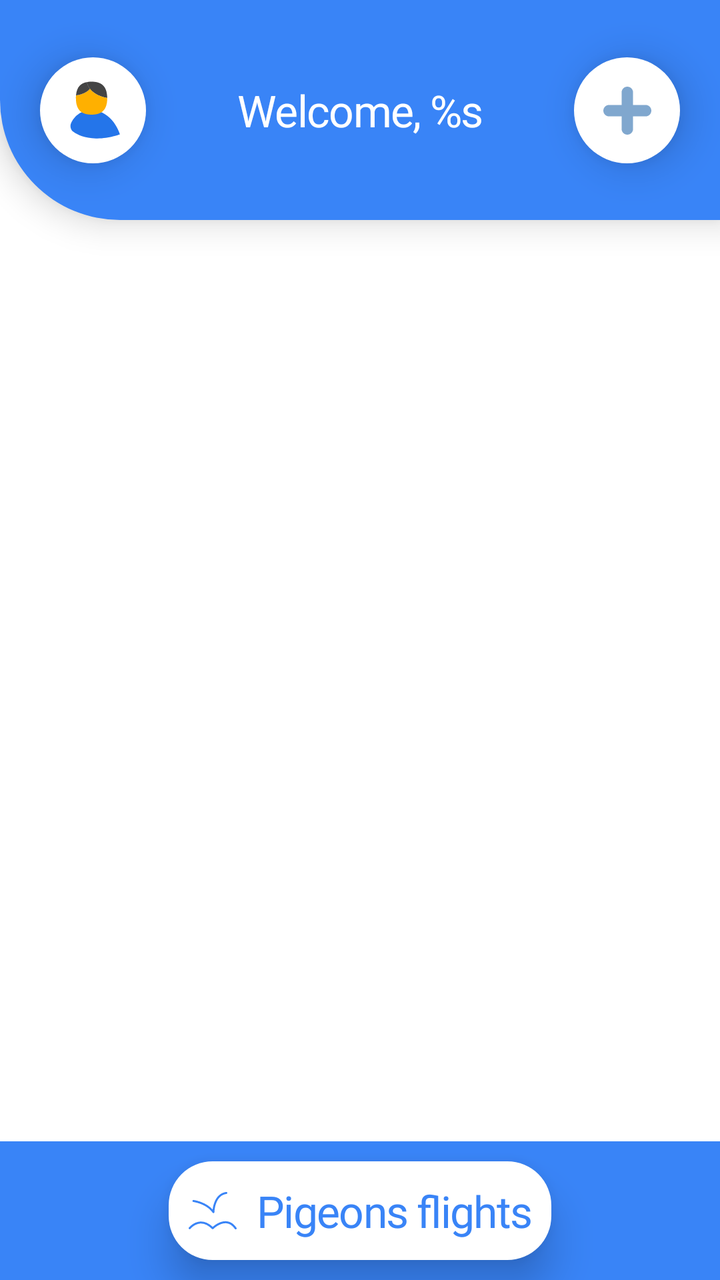
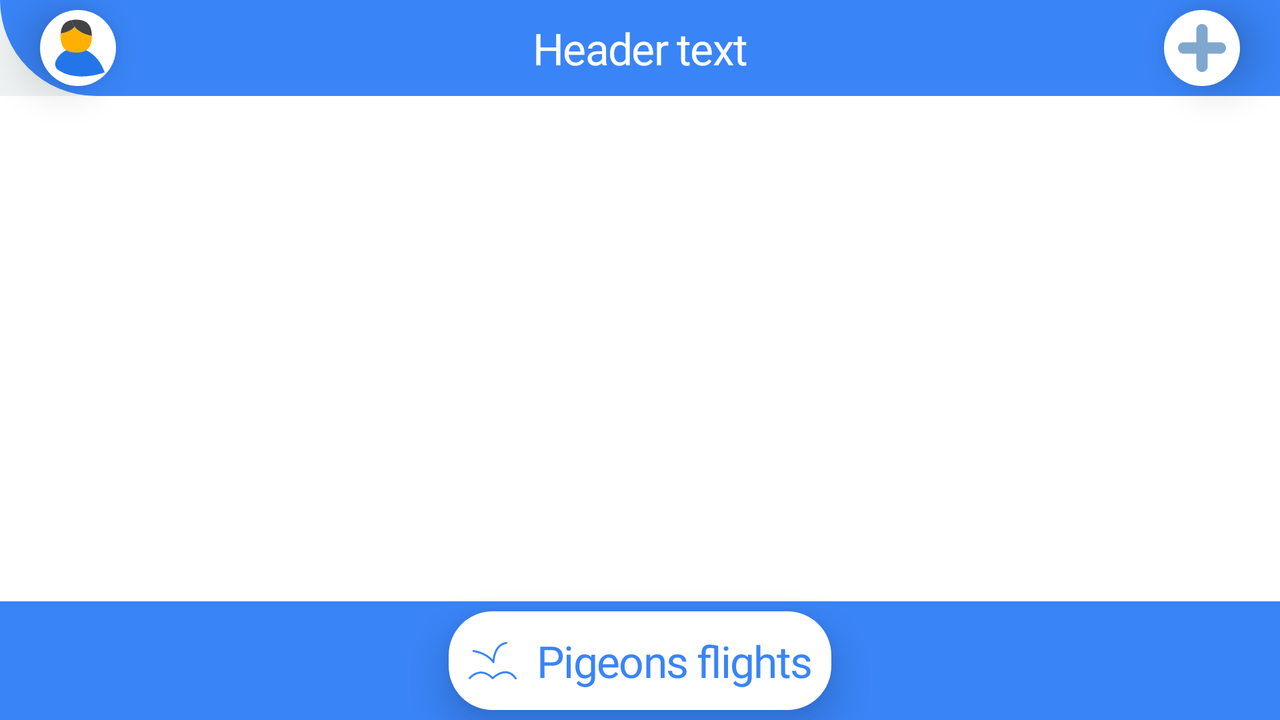

An Android layout and its configuration variant, each rendered on a device that would load it. The default file and the variant file are quoted in full after the pictures.
<!-- AndroidManifest.xml: application theme Theme.CarrierPigeonAndroid.NoActionBar -->
<!-- res/layout/fragment_main.xml -->
<?xml version="1.0" encoding="utf-8"?>
<androidx.constraintlayout.widget.ConstraintLayout xmlns:android="http://schemas.android.com/apk/res/android"
    xmlns:app="http://schemas.android.com/apk/res-auto"
    xmlns:tools="http://schemas.android.com/tools"
    android:layout_width="match_parent"
    android:layout_height="match_parent"
    android:background="@color/white">

    <ImageButton
        android:id="@+id/profile_btn"
        android:layout_width="@dimen/space_53"
        android:layout_height="@dimen/space_53"
        android:layout_marginStart="@dimen/space_20"
        android:background="@drawable/bg_round_white_ripple"
        android:contentDescription="@null"
        android:paddingStart="@dimen/space_5"
        android:src="@drawable/ic_profile"
        android:translationZ="@dimen/space_12"
        app:layout_constraintBottom_toBottomOf="@id/welcome_label"
        app:layout_constraintStart_toStartOf="parent"
        app:layout_constraintTop_toTopOf="parent"
        tools:ignore="RtlSymmetry" />

    <ImageButton
        android:id="@+id/add_button"
        android:layout_width="@dimen/space_53"
        android:layout_height="@dimen/space_53"
        android:layout_marginEnd="@dimen/space_20"
        android:background="@drawable/bg_round_white_ripple"
        android:contentDescription="@null"
        android:src="@drawable/ic_add"
        android:translationZ="@dimen/space_12"
        app:layout_constraintBottom_toBottomOf="@id/welcome_label"
        app:layout_constraintEnd_toEndOf="parent"
        app:layout_constraintTop_toTopOf="parent" />

    <TextView
        android:id="@+id/welcome_label"
        style="@style/SubTitleLabel"
        android:layout_width="match_parent"
        android:layout_height="@dimen/space_110"
        android:background="@drawable/bg_top_view_profiles"
        android:gravity="center"
        android:paddingHorizontal="@dimen/space_73"
        android:text="@string/welcome_comma_first_name_of_user"
        android:translationZ="@dimen/space_10"
        app:layout_constraintEnd_toEndOf="parent"
        app:layout_constraintStart_toStartOf="parent"
        app:layout_constraintTop_toTopOf="parent" />

    <com.google.android.material.tabs.TabLayout
        android:id="@+id/tabLayout"
        android:layout_width="0dp"
        android:layout_height="wrap_content"
        android:paddingVertical="@dimen/space_5"
        app:layout_constraintEnd_toEndOf="parent"
        app:layout_constraintStart_toStartOf="parent"
        app:layout_constraintTop_toBottomOf="@id/welcome_label"
        app:tabIndicator="@drawable/rounded_light_blue_button"
        app:tabIndicatorAnimationMode="elastic"
        app:tabIndicatorColor="@color/light_blue"
        app:tabIndicatorFullWidth="false"
        app:tabIndicatorHeight="@dimen/space_3"
        app:tabRippleColor="@null"
        app:tabSelectedTextColor="@color/light_blue"
        app:tabTextAppearance="@style/tab_text"
        app:tabTextColor="@color/gray" />

    <androidx.viewpager2.widget.ViewPager2
        android:id="@+id/viewPager"
        android:layout_width="match_parent"
        android:layout_height="0dp"
        android:layout_gravity="bottom"
        app:layout_constraintBottom_toTopOf="@id/footer_textview"
        app:layout_constraintEnd_toEndOf="parent"
        app:layout_constraintStart_toStartOf="parent"
        app:layout_constraintTop_toBottomOf="@id/tabLayout" />

    <Button
        android:id="@+id/pigeons_flights_btn"
        style="@style/SubTitleLabel"
        android:layout_width="wrap_content"
        android:layout_height="wrap_content"
        android:background="@drawable/rounded_white_button"
        android:drawableStart="@drawable/ic_pigeons"
        android:drawablePadding="@dimen/space_10"
        android:gravity="center"
        android:padding="@dimen/space_10"
        android:text="@string/pigeons_flights"
        android:textAllCaps="false"
        android:textColor="@color/light_blue"
        android:translationZ="@dimen/space_10"
        app:layout_constraintBottom_toBottomOf="@id/footer_textview"
        app:layout_constraintEnd_toEndOf="parent"
        app:layout_constraintStart_toStartOf="parent"
        app:layout_constraintTop_toTopOf="@id/footer_textview" />

    <TextView
        android:id="@+id/footer_textview"
        style="@style/SubTitleLabel"
        android:layout_width="match_parent"
        android:layout_height="wrap_content"
        android:background="@drawable/bg_bottom_view_profiles"
        android:gravity="center"
        android:paddingTop="@dimen/space_20"
        android:paddingBottom="@dimen/space_20"
        app:layout_constraintBottom_toBottomOf="parent"
        app:layout_constraintEnd_toEndOf="parent"
        app:layout_constraintStart_toStartOf="parent" />
</androidx.constraintlayout.widget.ConstraintLayout>
<!-- resources referenced by this layout -->
<resources>
  <color name="gray">#80A7CE</color>
  <color name="light_blue">#3984F7</color>
  <color name="white">#FFFFFFFF</color>
  <dimen name="space_10">10dp</dimen>
  <dimen name="space_110">110dp</dimen>
  <dimen name="space_12">12dp</dimen>
  <dimen name="space_20">20dp</dimen>
  <dimen name="space_3">3dp</dimen>
  <dimen name="space_5">5dp</dimen>
  <dimen name="space_53">53dp</dimen>
  <dimen name="space_73">73dp</dimen>
  <!-- drawable bg_bottom_view_profiles (drawable) -->
  <?xml version="1.0" encoding="UTF-8"?>
  <shape xmlns:android="http://schemas.android.com/apk/res/android">
      <solid android:color="@color/light_blue"/>
  </shape>
  <!-- drawable bg_round_white_ripple (drawable-v24) -->
  <?xml version="1.0" encoding="utf-8"?>
  <ripple xmlns:android="http://schemas.android.com/apk/res/android"
      android:color="?colorControlHighlight">
      <item>
          <shape android:shape="oval">
              <solid android:color="@color/white" />
          </shape>
      </item>
  </ripple>
  <!-- drawable bg_top_view_profiles (drawable) -->
  <?xml version="1.0" encoding="UTF-8"?>
  <shape xmlns:android="http://schemas.android.com/apk/res/android">
      <solid android:color="@color/light_blue"/>
      <corners android:bottomLeftRadius="60dp"/>
  </shape>
  <!-- drawable ic_add (drawable) -->
  <vector xmlns:android="http://schemas.android.com/apk/res/android"
      android:width="24dp"
      android:height="24dp"
      android:viewportWidth="42"
      android:viewportHeight="42">
      <path
          android:fillColor="@color/gray"
          android:pathData="M37.059,16H26V4.941C26,2.224 23.718,0 21,0s-5,2.224 -5,4.941V16H4.941C2.224,16 0,18.282 0,21s2.224,5 4.941,5H16v11.059C16,39.776 18.282,42 21,42s5,-2.224 5,-4.941V26h11.059C39.776,26 42,23.718 42,21S39.776,16 37.059,16z" />
  </vector>
  <!-- drawable rounded_light_blue_button (drawable) -->
  <?xml version="1.0" encoding="utf-8"?>
  <shape xmlns:android="http://schemas.android.com/apk/res/android"
      android:shape="rectangle">
      <solid android:color="@color/light_blue" />
      <corners
          android:bottomLeftRadius="22dp"
          android:bottomRightRadius="22dp"
          android:topLeftRadius="22dp"
          android:topRightRadius="22dp" />
  </shape>
  <!-- drawable rounded_white_button (drawable) -->
  <?xml version="1.0" encoding="utf-8"?>
  <shape xmlns:android="http://schemas.android.com/apk/res/android"
      android:shape="rectangle">
      <solid android:color="@color/white" />
      <corners
          android:bottomLeftRadius="22dp"
          android:bottomRightRadius="22dp"
          android:topLeftRadius="22dp"
          android:topRightRadius="22dp" />
  </shape>
  <string name="pigeons_flights">Pigeons flights</string>
  <string name="welcome_comma_first_name_of_user">Welcome, %s</string>
  <style name="SubTitleLabel">
          <item name="fontFamily">@font/rooney_sans_bold</item>
          <item name="android:textSize">22sp</item>
          <item name="android:textColor">@color/white</item>
          <item name="android:letterSpacing">-0.026</item>
          <item name="lineHeight">@dimen/space_27</item>
      </style>
  <style name="tab_text" parent="@android:style/TextAppearance.Widget.TabWidget">
          <item name="fontFamily">@font/rooney_sans_bold</item>
          <item name="android:textSize">22sp</item>
          <item name="android:textColor">@color/white</item>
          <item name="android:letterSpacing">-0.026</item>
          <item name="lineHeight">@dimen/space_27</item>
      </style>
  <style name="Theme.CarrierPigeonAndroid.NoActionBar" parent="Theme.AppCompat.Light.NoActionBar">
          <item name="colorControlActivated">@color/light_blue</item>
          <item name="windowActionBar">false</item>
          <item name="windowNoTitle">true</item>
          <item name="android:statusBarColor">@color/light_blue</item>
          <item name="android:navigationBarColor">@color/light_blue</item>
      </style>
  <color name="dark_gray">#444444</color>
  <dimen name="space_27">27dp</dimen>
</resources>
<!-- res/layout-land/fragment_main.xml (the repository's variant of the layout above) -->
<!-- drawn on the phone turned sideways -->
<?xml version="1.0" encoding="utf-8"?>
<androidx.constraintlayout.widget.ConstraintLayout xmlns:android="http://schemas.android.com/apk/res/android"
    xmlns:app="http://schemas.android.com/apk/res-auto"
    xmlns:tools="http://schemas.android.com/tools"
    android:layout_width="match_parent"
    android:layout_height="match_parent"
    android:background="@color/white">

    <include
        android:id="@+id/header_title"
        layout="@layout/header" />

    <ImageButton
        android:id="@+id/profile_btn"
        android:layout_width="@dimen/space_38"
        android:layout_height="@dimen/space_38"
        android:layout_marginStart="@dimen/space_20"
        android:background="@drawable/bg_round_white_ripple"
        android:contentDescription="@null"
        android:paddingStart="@dimen/space_5"
        android:src="@drawable/ic_profile"
        android:translationZ="@dimen/space_12"
        app:layout_constraintBottom_toBottomOf="@id/header_title"
        app:layout_constraintStart_toStartOf="parent"
        app:layout_constraintTop_toTopOf="parent"
        tools:ignore="RtlSymmetry" />

    <ImageButton
        android:id="@+id/add_button"
        android:layout_width="@dimen/space_38"
        android:layout_height="@dimen/space_38"
        android:layout_marginEnd="@dimen/space_20"
        android:background="@drawable/bg_round_white_ripple"
        android:contentDescription="@null"
        android:src="@drawable/ic_add"
        android:translationZ="@dimen/space_12"
        app:layout_constraintBottom_toBottomOf="@id/header_title"
        app:layout_constraintEnd_toEndOf="parent"
        app:layout_constraintTop_toTopOf="parent" />


















    <androidx.viewpager2.widget.ViewPager2
        android:id="@+id/viewPager"
        android:layout_width="match_parent"
        android:layout_height="0dp"
        android:layout_gravity="bottom"
        app:layout_constraintBottom_toTopOf="@id/footer_textview"
        app:layout_constraintEnd_toEndOf="parent"
        app:layout_constraintStart_toStartOf="parent"
        app:layout_constraintTop_toBottomOf="@id/header_title" />

    <Button
        android:id="@+id/pigeons_flights_btn"
        style="@style/SubTitleLabel"
        android:layout_width="wrap_content"
        android:layout_height="wrap_content"
        android:background="@drawable/rounded_white_button"
        android:drawableStart="@drawable/ic_pigeons"
        android:drawablePadding="@dimen/space_10"
        android:gravity="center"
        android:padding="@dimen/space_10"
        android:text="@string/pigeons_flights"
        android:textAllCaps="false"
        android:textColor="@color/light_blue"
        android:translationZ="@dimen/space_10"
        app:layout_constraintBottom_toBottomOf="@id/footer_textview"
        app:layout_constraintEnd_toEndOf="parent"
        app:layout_constraintStart_toStartOf="parent"
        app:layout_constraintTop_toTopOf="@id/footer_textview" />

    <include layout="@layout/footer" />
</androidx.constraintlayout.widget.ConstraintLayout>
<!-- res/layout/header.xml (included above) -->
<?xml version="1.0" encoding="utf-8"?>
<com.google.android.material.appbar.AppBarLayout xmlns:android="http://schemas.android.com/apk/res/android"
    xmlns:app="http://schemas.android.com/apk/res-auto"
    xmlns:tools="http://schemas.android.com/tools"
    android:layout_width="match_parent"
    android:layout_height="wrap_content"
    android:background="@color/light_gray"
    android:stateListAnimator="@null">

    <com.google.android.material.appbar.MaterialToolbar
        android:layout_width="match_parent"
        android:layout_height="wrap_content"
        android:background="@drawable/bg_top_view_profiles"
        android:contentInsetStart="0dp"
        android:contentInsetLeft="0dp"
        android:contentInsetEnd="0dp"
        android:contentInsetRight="0dp"
        app:contentInsetEnd="0dp"
        app:contentInsetLeft="0dp"
        app:contentInsetRight="0dp"
        app:contentInsetStart="0dp"
        app:layout_scrollFlags="scroll|enterAlways">

        <RelativeLayout
            android:layout_width="match_parent"
            android:layout_height="wrap_content">

            <ImageButton
                android:id="@+id/back_button"
                android:layout_width="@dimen/space_38"
                android:layout_height="@dimen/space_38"
                android:layout_alignParentStart="true"
                android:layout_centerVertical="true"
                android:layout_marginStart="@dimen/space_20"
                android:background="@drawable/bg_round_white_ripple"
                android:contentDescription="@null"
                android:src="@drawable/ic_back_button"
                android:translationZ="@dimen/space_12"
                android:visibility="invisible" />

            <ImageButton
                android:id="@+id/profile_btn"
                android:layout_width="@dimen/space_38"
                android:layout_height="@dimen/space_38"
                android:layout_alignParentStart="true"
                android:layout_centerVertical="true"
                android:layout_marginStart="@dimen/space_20"
                android:background="@drawable/bg_round_white_ripple"
                android:contentDescription="@null"
                android:paddingStart="@dimen/space_5"
                android:src="@drawable/ic_profile"
                android:visibility="invisible"
                tools:ignore="RtlSymmetry" />

            <TextView
                android:id="@+id/welcome_label"
                style="@style/SubTitleLabel"
                android:layout_width="match_parent"
                android:layout_height="wrap_content"
                android:layout_centerVertical="true"
                android:layout_gravity="center"
                android:gravity="center"
                android:paddingHorizontal="@dimen/space_73"
                android:text="@string/header_text" />

            <ImageButton
                android:id="@+id/add_button"
                android:layout_width="@dimen/space_38"
                android:layout_height="@dimen/space_38"
                android:layout_alignParentEnd="true"
                android:layout_centerVertical="true"
                android:layout_gravity="end"
                android:layout_marginEnd="@dimen/space_20"
                android:background="@drawable/bg_round_white_ripple"
                android:contentDescription="@null"
                android:src="@drawable/ic_add"
                android:visibility="invisible" />

            <ImageButton
                android:id="@+id/export_to_pdf_btn"
                android:layout_width="@dimen/space_38"
                android:layout_height="@dimen/space_38"
                android:layout_alignParentEnd="true"
                android:layout_centerVertical="true"
                android:layout_gravity="end"
                android:layout_marginEnd="@dimen/space_20"
                android:background="@drawable/bg_round_white_ripple"
                android:contentDescription="@null"
                android:src="@drawable/ic_export"
                android:visibility="invisible" />
        </RelativeLayout>

    </com.google.android.material.appbar.MaterialToolbar>
</com.google.android.material.appbar.AppBarLayout>
<!-- res/layout/footer.xml (included above) -->
<?xml version="1.0" encoding="utf-8"?>
<TextView xmlns:android="http://schemas.android.com/apk/res/android"
    xmlns:app="http://schemas.android.com/apk/res-auto"
    android:id="@+id/footer_textview"
    style="@style/SubTitleLabel"
    android:layout_width="match_parent"
    android:layout_height="wrap_content"
    android:background="@drawable/bg_bottom_view_profiles"
    android:gravity="center"
    android:paddingTop="@dimen/space_15"
    android:paddingBottom="@dimen/space_15"
    app:layout_constraintBottom_toBottomOf="parent"
    app:layout_constraintEnd_toEndOf="parent"
    app:layout_constraintStart_toStartOf="parent" />
<!-- resources referenced by the variant -->
<!-- as the phone turned sideways resolves them -->
<resources>
  <color name="light_blue">#3984F7</color>
  <color name="light_gray">#EFF2F3</color>
  <color name="white">#FFFFFFFF</color>
  <dimen name="space_10">10dp</dimen>
  <dimen name="space_12">12dp</dimen>
  <dimen name="space_15">15dp</dimen>
  <dimen name="space_20">20dp</dimen>
  <dimen name="space_38">38dp</dimen>
  <dimen name="space_5">5dp</dimen>
  <dimen name="space_73">73dp</dimen>
  <!-- drawable bg_bottom_view_profiles (drawable) -->
  <?xml version="1.0" encoding="UTF-8"?>
  <shape xmlns:android="http://schemas.android.com/apk/res/android">
      <solid android:color="@color/light_blue"/>
  </shape>
  <!-- drawable bg_round_white_ripple (drawable-v24) -->
  <?xml version="1.0" encoding="utf-8"?>
  <ripple xmlns:android="http://schemas.android.com/apk/res/android"
      android:color="?colorControlHighlight">
      <item>
          <shape android:shape="oval">
              <solid android:color="@color/white" />
          </shape>
      </item>
  </ripple>
  <!-- drawable bg_top_view_profiles (drawable) -->
  <?xml version="1.0" encoding="UTF-8"?>
  <shape xmlns:android="http://schemas.android.com/apk/res/android">
      <solid android:color="@color/light_blue"/>
      <corners android:bottomLeftRadius="60dp"/>
  </shape>
  <!-- drawable ic_add (drawable) -->
  <vector xmlns:android="http://schemas.android.com/apk/res/android"
      android:width="24dp"
      android:height="24dp"
      android:viewportWidth="42"
      android:viewportHeight="42">
      <path
          android:fillColor="@color/gray"
          android:pathData="M37.059,16H26V4.941C26,2.224 23.718,0 21,0s-5,2.224 -5,4.941V16H4.941C2.224,16 0,18.282 0,21s2.224,5 4.941,5H16v11.059C16,39.776 18.282,42 21,42s5,-2.224 5,-4.941V26h11.059C39.776,26 42,23.718 42,21S39.776,16 37.059,16z" />
  </vector>
  <!-- drawable rounded_white_button (drawable) -->
  <?xml version="1.0" encoding="utf-8"?>
  <shape xmlns:android="http://schemas.android.com/apk/res/android"
      android:shape="rectangle">
      <solid android:color="@color/white" />
      <corners
          android:bottomLeftRadius="22dp"
          android:bottomRightRadius="22dp"
          android:topLeftRadius="22dp"
          android:topRightRadius="22dp" />
  </shape>
  <string name="header_text">Header text</string>
  <string name="pigeons_flights">Pigeons flights</string>
  <style name="SubTitleLabel">
          <item name="fontFamily">@font/rooney_sans_bold</item>
          <item name="android:textSize">22sp</item>
          <item name="android:textColor">@color/white</item>
          <item name="android:letterSpacing">-0.026</item>
          <item name="lineHeight">@dimen/space_27</item>
      </style>
  <style name="Theme.CarrierPigeonAndroid.NoActionBar" parent="Theme.AppCompat.Light.NoActionBar">
          <item name="colorControlActivated">@color/light_blue</item>
          <item name="windowActionBar">false</item>
          <item name="windowNoTitle">true</item>
          <item name="android:statusBarColor">@color/light_blue</item>
          <item name="android:navigationBarColor">@color/light_blue</item>
      </style>
  <color name="gray">#80A7CE</color>
  <color name="dark_gray">#444444</color>
  <dimen name="space_27">27dp</dimen>
</resources>
